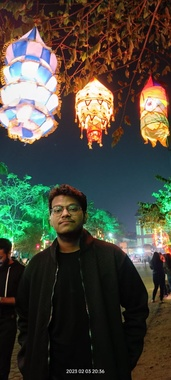
#> input picture Faces/train/Chandrashis/IMG-20230327-WA0053.jpg, 171 x 380 px, shrunk from 577 x 1280 before the run, found by its file name; its folder holds only this picture in this run
$ python train.py
#> lines starting #> are read from the running program, lines starting #| are printed output that depends on the picture
#pylint:disable=no-member

import os
import cv2 as cv
import numpy as np

# people = ['Hrishabh', 'Saptak']
DIR = r'C:/Users/gg/OneDrive/Desktop/face recognition project/Faces/train'

people=[]
for i in os.listdir(r'C:/Users/gg/OneDrive/Desktop/face recognition project/Faces/train'):
    people.append(i)
#> pass 2 of the loop `for i in os.listdir(r'C:/Users/gg/OneDrive/Desktop/face recognition pr..`:
# print(people)

haar_cascade = cv.CascadeClassifier('C:/Users/gg/AppData/Local/Programs/Python/Python311/Lib/site-packages/cv2/data/haarcascade_frontalface_default.xml')

features = []
labels = []

def create_train():
    for person in people:
        path = os.path.join(DIR, person)
        label = people.index(person)

        for img in os.listdir(path):
            img_path = os.path.join(path,img)

            img_array = cv.imread(img_path)
#> img_array is the input picture: shape (380, 171, 3); mean B, G, R 59, 70.5, 73.1
            if img_array is None:
                continue

            gray = cv.cvtColor(img_array, cv.COLOR_BGR2GRAY)
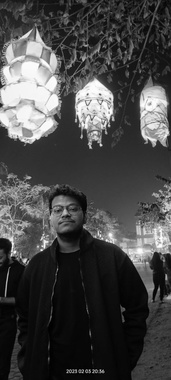
#> gray: shape (380, 171); min 0, max 255, mean 70

            faces_rect = haar_cascade.detectMultiScale(gray, scaleFactor=1.1, minNeighbors=4)
#> faces_rect = [[46, 195, 38, 38], [67, 79, 53, 53]]

            for (x,y,w,h) in faces_rect:
                faces_roi = gray[y:y+h, x:x+w]
                features.append(faces_roi)
                labels.append(label)
#> this loop made 2 passes
#> pass 1, in create_train, `faces_roi = gray[y:y+h, x:x+w]`:
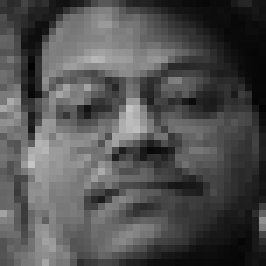
#> faces_roi: shape (38, 38) (shown 7 times larger); min 2, max 197, mean 80.5
#> pass 2, in create_train, `faces_roi = gray[y:y+h, x:x+w]`:
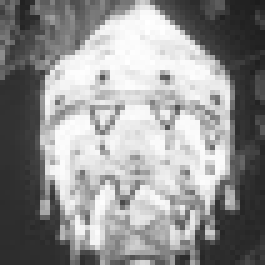
#> faces_roi: shape (53, 53) (shown 5 times larger); min 28, max 255, mean 145.4
#> after the loop, features = 2 items; labels = [0, 0]
#> pass 2 of the loop in create_train, `for person in people:`:
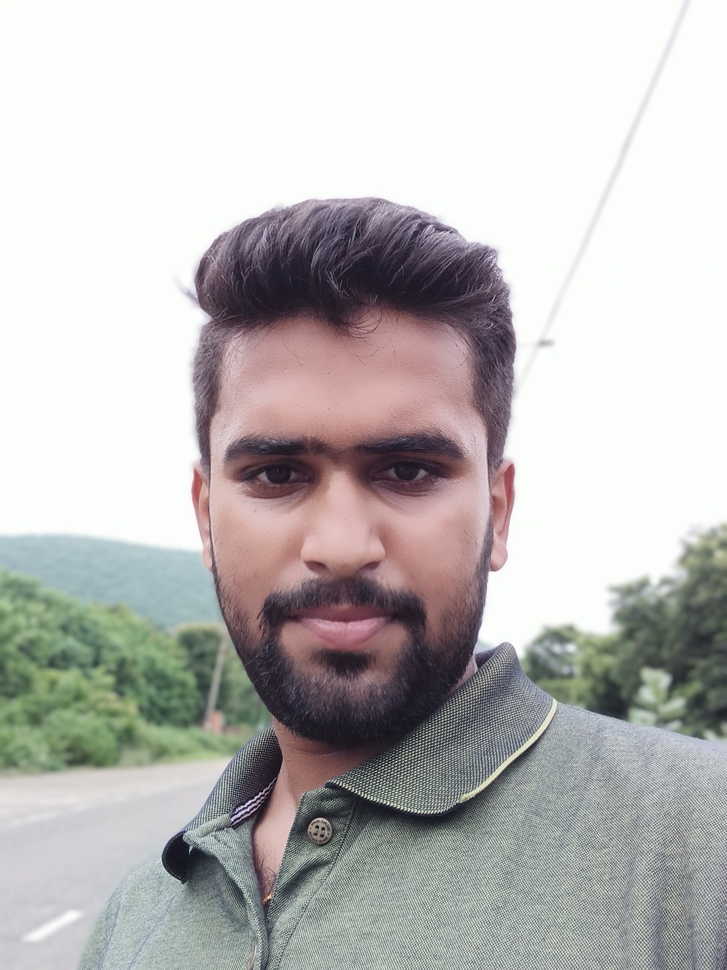
#> input picture Faces/train/Hrishabh/20220815_144040.jpg, 727 x 970 px, shrunk from 2448 x 3264 before the run, found by its file name
#> in create_train, img_array is the input picture: shape (970, 727, 3); mean B, G, R 184.3, 186, 188
#> in create_train, `gray = cv.cvtColor(img_array, cv.COLOR_BGR2GRAY)`:
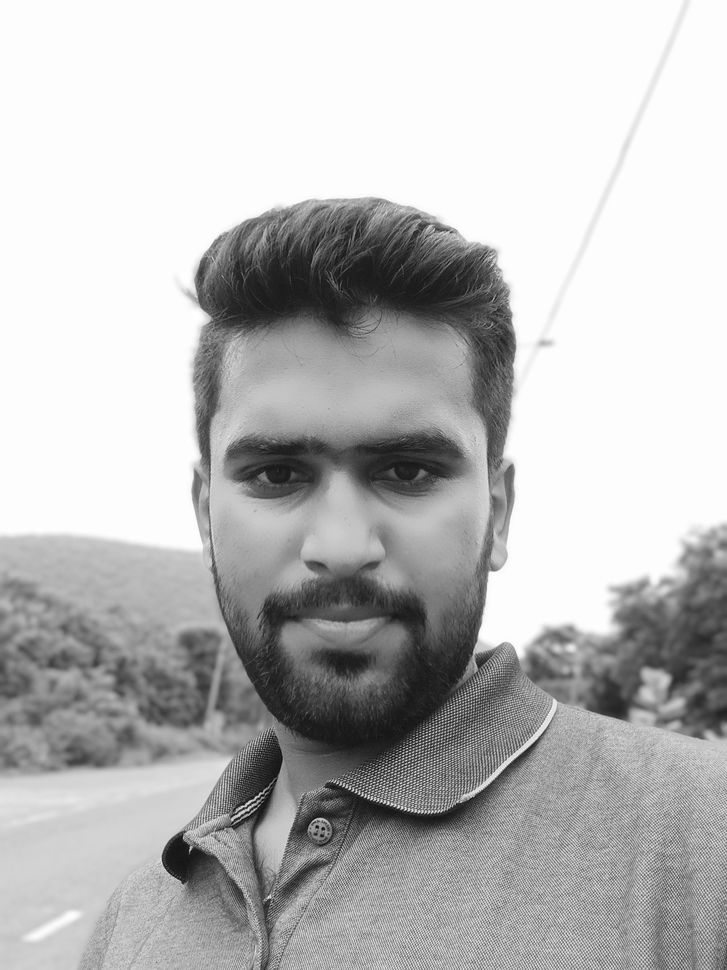
#> gray: shape (970, 727); min 4, max 255, mean 186.4
#> faces_rect = [[148, 327, 384, 384]]
#> the loop in create_train, `for (x,y,w,h) in faces_rect:` made 1 pass
#> pass 1, in create_train, `faces_roi = gray[y:y+h, x:x+w]`:
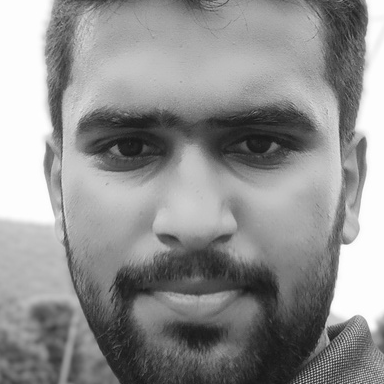
#> faces_roi: shape (384, 384); min 19, max 255, mean 144.3
#> after the loop in create_train, `for (x,y,w,h) in faces_rect:`: features = 3 items; labels = [0, 0, 1]

create_train()
print('Training done ---------------')

features = np.array(features, dtype='object')
labels = np.array(labels)

face_recognizer = cv.face.LBPHFaceRecognizer_create()

# Train the Recognizer on the features list and the labels list
face_recognizer.train(features,labels)

face_recognizer.save('face_trained.yml')
np.save('features.npy', features)
np.save('labels.npy', labels)
